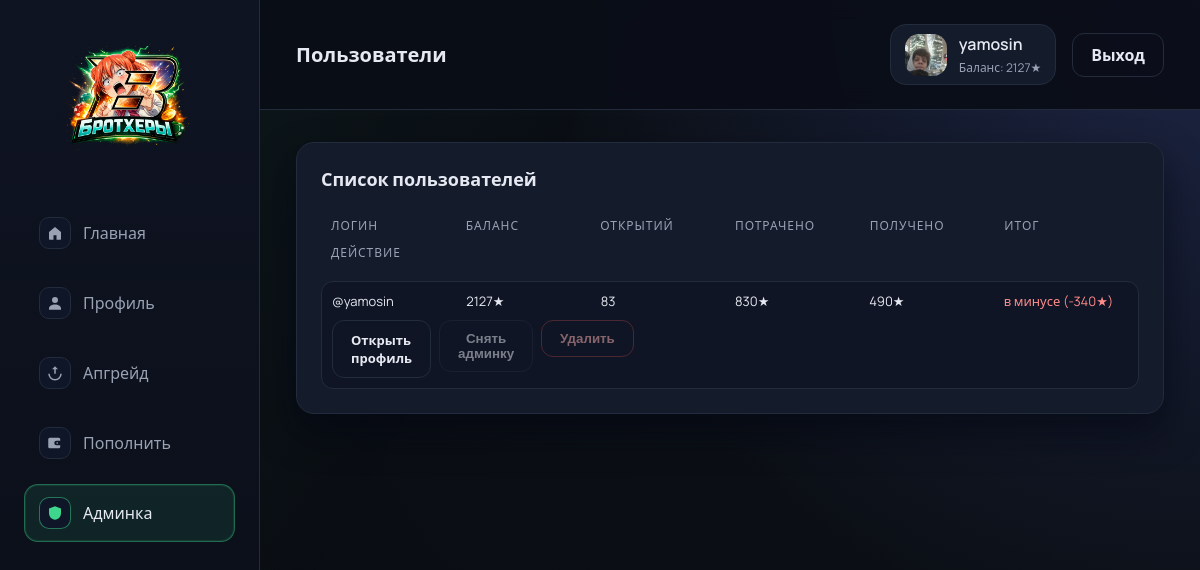
The app's page /admin/users (signed in) with its own data.
### app.py (models this page shows)
class User(db.Model, UserMixin):
    id = db.Column(db.Integer, primary_key=True)
    username = db.Column(db.String(80), unique=True, nullable=False)
    password_hash = db.Column(db.String(255), nullable=False)
    balance = db.Column(db.Integer, default=0)
    avatar_path = db.Column(db.String(255), default="")
    is_admin = db.Column(db.Boolean, default=False)
    created_at = db.Column(db.DateTime, default=utcnow)

### app.py (the view)
    @login_required
    def wrapper(*args, **kwargs):
        if not current_user.is_admin:
            flash("Доступ только для администратора.", "error")
            return redirect(url_for("index"))
        return view_func(*args, **kwargs)

### app.py (called while the page is built)
@login_manager.user_loader
def load_user(user_id):
    return db.session.get(User, int(user_id))

def get_user_stats(user_id):
    openings_count = (
        db.session.query(func.count(DropHistory.id))
        .filter(DropHistory.user_id == user_id)
        .scalar()
        or 0
    )
    received = (
        db.session.query(func.coalesce(func.sum(DropHistory.price_snapshot), 0))
        .filter(DropHistory.user_id == user_id)
        .scalar()
        or 0
    )
    spent = openings_count * CASE_PRICE
    profit = received - spent
    return {
        "openings_count": openings_count,
        "received": received,
        "spent": spent,
        "profit": profit,
    }

def admin_required(view_func):
    @login_required
    def wrapper(*args, **kwargs):
        if not current_user.is_admin:
            flash("Доступ только для администратора.", "error")
            return redirect(url_for("index"))
        return view_func(*args, **kwargs)
    wrapper.__name__ = view_func.__name__
    return wrapper

@app.context_processor
def inject_globals():
    return {
        "case_price": CASE_PRICE,
        "rarities": RARITIES,
    }

@app.route("/admin/users")
@admin_required
def admin_users():
    users = User.query.order_by(User.created_at.desc()).all()
    users_with_stats = []
    for user in users:
        stats = get_user_stats(user.id)
        users_with_stats.append((user, stats))
    return render_template("admin/users.html", users_with_stats=users_with_stats)

### templates/admin/users.html (shortened to what this page needs)
{% extends "base.html" %}
{% block header %}Пользователи{% endblock %}
{% block content %}
  <section class="panel">
    <div class="panel-header">
      <h2>Список пользователей</h2>
    </div>
    <div class="table">
      <div class="table-row table-head">
        <div>Логин</div>
        <div>Баланс</div>
        <div>Открытий</div>
        <div>Потрачено</div>
        <div>Получено</div>
        <div>Итог</div>
        <div>Действие</div>
      </div>
      {% for user, stats in users_with_stats %}
        <div class="table-row">
          <div>@{{ user.username }}</div>
          <div>{{ user.balance }}★</div>
          <div>{{ stats.openings_count }}</div>
          <div>{{ stats.spent }}★</div>
          <div>{{ stats.received }}★</div>
          <div class="{% if stats.profit >= 0 %}positive{% else %}negative{% endif %}">
            {% if stats.profit >= 0 %}в плюсе{% else %}в минусе{% endif %} ({{ stats.profit }}★)
          </div>
          <div class="row-actions">
            <a class="btn ghost" href="{{ url_for('admin_user_detail', user_id=user.id) }}">Открыть профиль</a>
            <form method="post" action="{{ url_for('admin_toggle_admin', user_id=user.id) }}">
              <button class="btn ghost" type="submit" {% if user.id == current_user.id %}disabled{% endif %}>
                {% if user.is_admin %}Снять админку{% else %}Сделать админом{% endif %}
              </button>
            </form>
            <form method="post" action="{{ url_for('admin_delete_user', user_id=user.id) }}">
              <button class="btn danger" type="submit" {% if user.id == current_user.id %}disabled{% endif %}>
                Удалить
              </button>
            </form>
          </div>
        </div>
      {% else %}
        <div class="empty">Пользователей нет.</div>
      {% endfor %}
    </div>
  </section>
{% endblock %}

### templates/base.html (shortened to what this page needs)
<!doctype html>
<html lang="ru">
  <head>
    <link rel="stylesheet" href="{{ url_for('static', filename='css/style.css') }}" />
  </head>
  <body>
    {% set path = request.path %}
    <div class="layout">
      <aside class="sidebar">
        <div class="brand">
  <a href="{{ url_for('index') }}" class="brand-logo">
    <img src="{{ url_for('static', filename='img/logo.png') }}" alt="logo" />
  </a>
</div>
        <nav class="menu">
          <a
            class="menu-item {% if path == '/' %}active{% endif %}"
            href="{{ url_for('index') }}"
            aria-current="{% if path == '/' %}page{% endif %}"
          >
            <span class="menu-icon">
              <svg viewBox="0 0 24 24" aria-hidden="true">
                <path
                  d="M4 10.5L12 4l8 6.5V20a1 1 0 0 1-1 1h-5v-6h-4v6H5a1 1 0 0 1-1-1z"
                />
              </svg>
            </span>
            <span class="menu-label">Главная</span>
          </a>
          {% if current_user.is_authenticated %}
            <a
              class="menu-item {% if path.startswith('/profile') %}active{% endif %}"
              href="{{ url_for('profile') }}"
              aria-current="{% if path.startswith('/profile') %}page{% endif %}"
            >
              <span class="menu-icon">
                <svg viewBox="0 0 24 24" aria-hidden="true">
                  <path
                    d="M12 12a4 4 0 1 0-4-4 4 4 0 0 0 4 4zm0 2c-4.4 0-8 2.2-8 5v2h16v-2c0-2.8-3.6-5-8-5z"
                  />
                </svg>
              </span>
              <span class="menu-label">Профиль</span>
            </a>
            <a
              class="menu-item {% if path.startswith('/upgrade') %}active{% endif %}"
              href="{{ url_for('upgrade') }}"
              aria-current="{% if path.startswith('/upgrade') %}page{% endif %}"
            >
              <span class="menu-icon">
                <svg viewBox="0 0 24 24" aria-hidden="true">
                  <path d="M12 3l4 4h-3v6h-2V7H8z" />
                  <path d="M5 13a7 7 0 0 0 14 0h2a9 9 0 0 1-18 0z" />
                </svg>
              </span>
              <span class="menu-label">Апгрейд</span>
            </a>
            <a
              class="menu-item {% if path.startswith('/topup') %}active{% endif %}"
              href="{{ url_for('topup') }}"
              aria-current="{% if path.startswith('/topup') %}page{% endif %}"
            >
              <span class="menu-icon">
                <svg viewBox="0 0 24 24" aria-hidden="true">
                  <path d="M3 7a2 2 0 0 1 2-2h12a2 2 0 0 1 2 2v2h-5a3 3 0 0 0 0 6h5v2a2 2 0 0 1-2 2H5a2 2 0 0 1-2-2z" />
                  <path d="M16 12a1 1 0 1 0 0 .01z" />
                </svg>
              </span>
              <span class="menu-label">Пополнить</span>
            </a>
          {% endif %}
          {% if current_user.is_authenticated and current_user.is_admin %}
            <a
              class="menu-item {% if path.startswith('/admin') %}active{% endif %}"
              href="{{ url_for('admin_dashboard') }}"
              aria-current="{% if path.startswith('/admin') %}page{% endif %}"
            >
              <span class="menu-icon">
                <svg viewBox="0 0 24 24" aria-hidden="true">
                  <path d="M12 3l8 3v6c0 5-3.5 8.5-8 9-4.5-.5-8-4-8-9V6z" />
                </svg>
              </span>
              <span class="menu-label">Админка</span>
            </a>
          {% endif %}
        </nav>
      </aside>
      <div class="main">
        <header class="topbar">
          <div class="topbar-title">{% block header %}Кейсы{% endblock %}</div>
          <div class="topbar-user">
            {% if current_user.is_authenticated %}
              <div class="user-chip">
                <img
                  class="user-avatar"
                  src="{% if current_user.avatar_path %}{{ url_for('static', filename=current_user.avatar_path) }}{% else %}{{ url_for('static', filename='img/default-avatar.svg') }}{% endif %}"
                  alt="avatar"
                />
                <div class="user-info">
                  <div class="user-name">{{ current_user.username }}</div>
                  <div class="user-balance">Баланс: {{ current_user.balance }}★</div>
                </div>
              </div>
              <a class="btn ghost" href="{{ url_for('logout') }}">Выход</a>
            {% else %}
              <div class="user-guest">Гость</div>
            {% endif %}
          </div>
        </header>
        <main class="content">
          {% block content %}{% endblock %}
        </main>
      </div>
    </div>
  </body>
</html>

### records on screen
User: avatar_path (picture), username "yamosin", balance "2127", openings_count "83", spent "830", received "490", profit "-340", is_admin "Снять админку"
